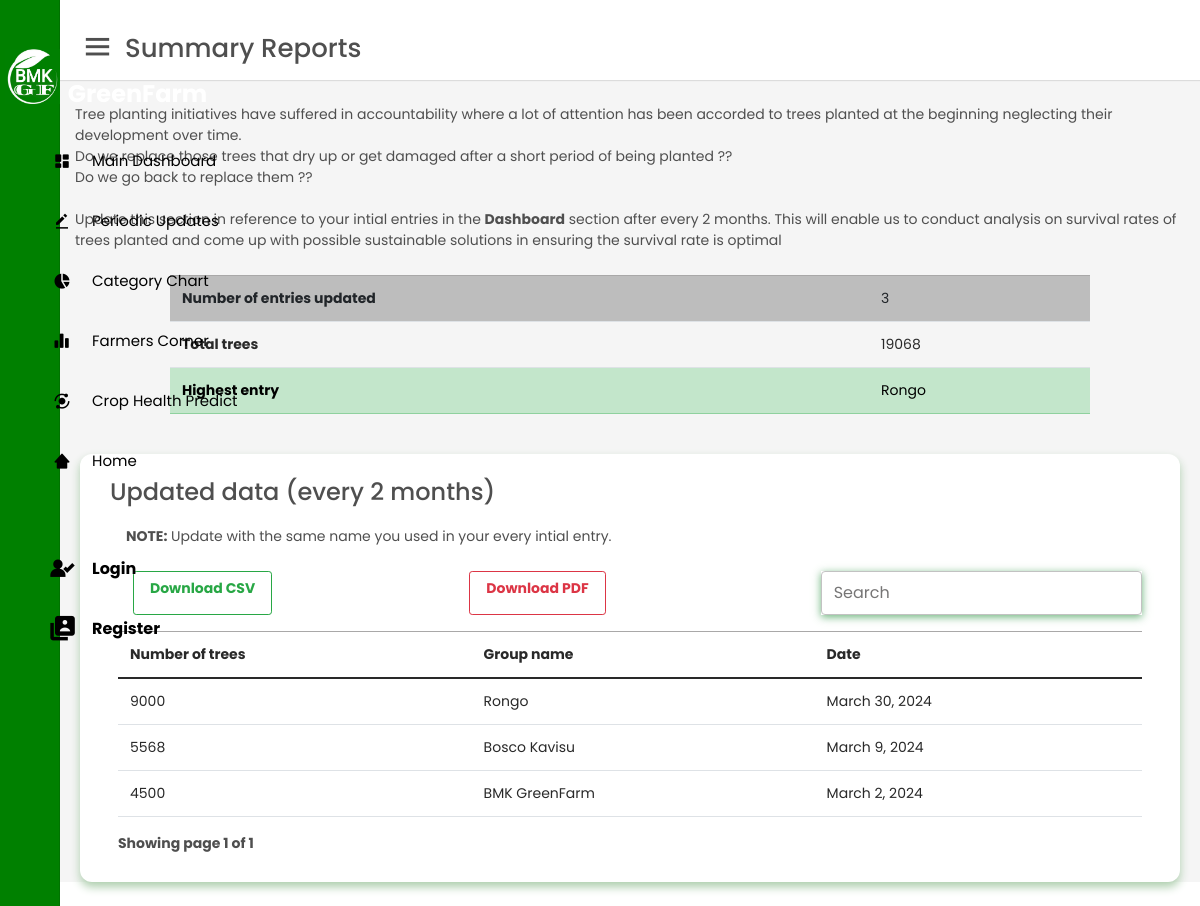
/forests/, run on the app's committed database.
### forests/models.py (models this page shows, shortened)
class Forest(models.Model):
    trees_planted = models.IntegerField()
    date = models.DateField(default=now)
    description = models.TextField()
    owner = models.ForeignKey(to=User, on_delete=models.CASCADE)
    reason = models.CharField( max_length=256)
    class Meta:
        ordering: list['-date']

### forests/views.py (the view)
# urls.py: path('' ,views.forest, name='forest'),
def forest(request):
    forest = Forest.objects.order_by('-date')
    total_trees = forest.aggregate(total_trees_planted=Sum('trees_planted'))['total_trees_planted']
    first_entry_trees = Reforest.objects.values('description').annotate(trees_planted=F('trees_planted')).order_by('description')
    second_entry_trees = forest.values('description').annotate(trees_planted=F('trees_planted')).order_by('description')
    highest_entry = forest.order_by('-trees_planted').first()
    highest_group = highest_entry.description if highest_entry else None
    diff_trees = []
    for first_entry in first_entry_trees:
        description = first_entry['description']
        first_entry_trees_planted = first_entry['trees_planted']
        second_entry = second_entry_trees.filter(description=description).first()
        if second_entry:
            second_entry_trees_planted = second_entry['trees_planted']
            diff_trees.append({
                'description': description,
                'trees_difference': second_entry_trees_planted - first_entry_trees_planted,
            })
    paginator=Paginator(forest, 4)
    page_number = request.GET.get('page')
    page_obj= Paginator.get_page(paginator,page_number)
    context = {
        'forest': forest,
        'page_obj': page_obj,
        'paginator': paginator,
        'total_trees': total_trees,
        'highest_group': highest_group,
         'diff_trees': diff_trees,
    }
    return render(request, 'forests/index.html', context)

### templates/forests/index.html (shortened to what this page needs)
{% extends 'base.html' %}
{% load static %}
{% block content %}
<div class="home-content mb-4">
 <div class="container">
    <div class="row mb-2">
        <div class="col-md-12">
            <p class="summary-intro">
                Tree planting initiatives have suffered in accountability where a lot of attention has been
                accorded to trees planted at the beginning neglecting their development over time. <br>
                Do we replace those trees that dry up or get damaged after a short period of being planted ?? <br>
                Do we go back to replace them ?? <br> <br>
                Update this section in reference to your intial entries in the <strong>Dashboard</strong> section after every 2 months. This will enable us
                to conduct analysis on survival rates of trees planted and come up with possible sustainable solutions in ensuring
                the survival rate is optimal
            </p>
         </div>
    </div>
 </div>
 <div class="container">
    <div class="row">
        <div class="col-1"></div>
        <div class="col-10">
            <table class="table table-hover">
                <tbody>
                  <tr class="table-active">
                    <th scope="row">Number of entries updated</th>
                    <td>{{ paginator.count }}</td>
                  </tr>
                  <tr>
                    <th scope="row">Total trees</th>
                    <td>{{ total_trees }}</td>
                  </tr>
                  <tr class="table-success">
                    <th scope="row">Highest entry</th>
                    <td class="fw-1000">{{ highest_group }}</td>
                  </tr>
                </tbody>
              </table>
        </div>
        <div class="col-1">
        </div>
    </div>
 </div>
 <div class="container">
    <div class="row mb-2">
    </div>
 </div>
<div class="sales-boxes">
    <div class="recent-sales box">
      <div class="title">Updated data (every 2 months)</div>
      <p class="m-3"> <strong>NOTE:</strong> Update with the same name you used in your every intial entry.</p>
 <div class="container p-2">
    {% if forest.count %}
    <div class="row">
        <div class="col-md-8 d-flex justify-content-between">
            <div id="export-csv" class="col-md-6">
                <a href="{% url 'export-csv' %}" class="btn btn-sm btn-outline-success">Download CSV</a>
            </div>
            <div id="export-csv" class="col-md-6">
                <a href="{% url 'export-pdf' %}" class="btn btn-sm btn-outline-danger">Download PDF</a>
            </div>
        </div>
        <div class="col-md-4">
            <div id="search-input" class="form-group mb-3 ">
                <input type="text" id="searchField2" class="form-control" placeholder="Search">
            </div>
        </div>
    </div>
    <div class="app-table">
        <table class="table table-stripped table-hover ">
            <thead>
                <tr>
                   <th>Number of trees</th>
                   <th>Group name</th>
                   <th>Date</th>
                </tr>
            </thead>
            <tbody>
                {% for forest in page_obj %}
                <tr>
                    <td>{{forest.trees_planted}}</td>
                    <td>{{forest.description}}</td>
                    <td>{{forest.date}}</td>
                </tr>
                {% endfor %}
            </tbody>
        </table>
    </div>
      <div class="row paginator-container">
        <div id="pagination" class="col-md-8 fw-bold">
            Showing page {{page_obj.number}} of {{page_obj.paginator.num_pages}}
        </div>
        <div class="col-md-4">
        </div>
      </div>
       {% endif %}
      </div>
    </div>
  </div>
</div>
{% endblock %}

### reforestation/static/css/base-forest.css (style rules this page uses)
* { margin: 0; padding: 0; box-sizing: border-box; font-family: 'Poppins', sans-serif; }
html { overflow-x: hidden; }
#search-input { box-shadow: rgba(80, 165, 98, 0.842) 0px 2px 8px 0px; }
.home-section .home-content { position: relative; padding-top: 104px; }
.home-content .sales-boxes { display: flex; justify-content: space-between; }
.home-content .sales-boxes .recent-sales { width: 100%; background: #fff; padding: 20px 30px; margin: 0 20px; border-radius: 12px; box-shadow: 0 5px 10px rgb(173, 206, 173); }
.sales-boxes .box .title { font-size: 24px; font-weight: 500; }

### reforestation/static/css/dashboard.css (style rules this page uses)
body { font-size: .875rem; }

### data on the page
Forest: description "Rongo", trees_planted "9000", date "March 30, 2024"
Forest: trees_planted "5568", description "Bosco Kavisu", date "March 9, 2024"
Forest: trees_planted "4500", description "BMK GreenFarm", date "March 2, 2024"

### other printed values
{{ paginator.count }} "3"
{{ total_trees }} "19068"
{{ page_obj.number }} "1"
{{ page_obj.paginator.num_pages }} "1"
